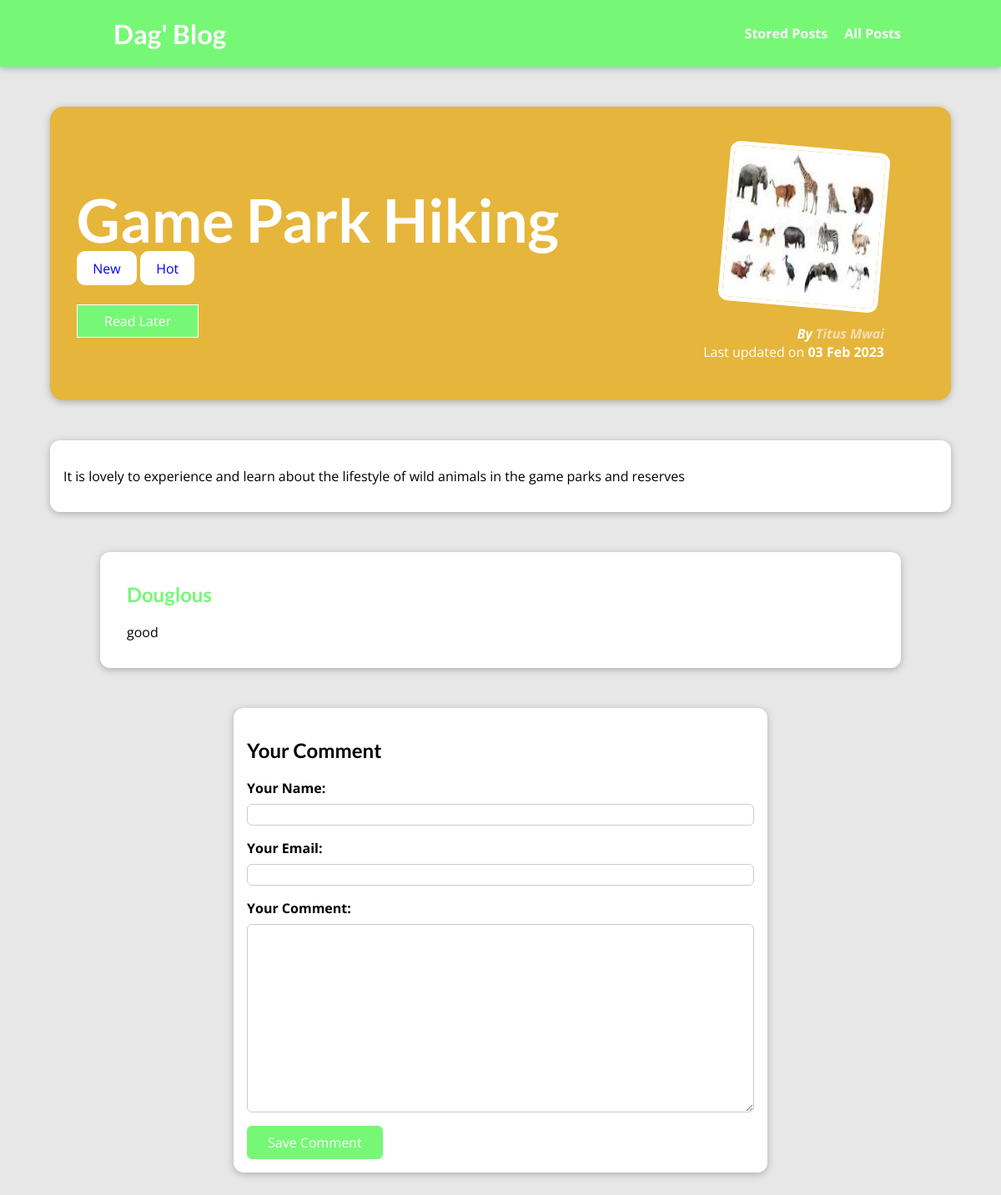
The page /posts/game-park-hiking on the database its author committed.
### blog/models.py (models this page shows, shortened)
class Post(models.Model):
    title = models.CharField(max_length=100)
    excerpt = models.CharField(max_length=200)
    image = models.ImageField(upload_to="posts", null=True)
    date = models.DateField(auto_now=True)
    slug = models.SlugField(unique=True, db_index=True)
    content = models.TextField(validators=[MinLengthValidator(10)])
    author = models.ForeignKey(
        Author, on_delete=models.SET_NULL, null=True, related_name="posts")
    tags = models.ManyToManyField(Tag)

class Tag(models.Model):
    caption = models.CharField(max_length=25)

class Author(models.Model):
    first_name = models.CharField(max_length=60)
    last_name = models.CharField(max_length=60)
    email_address = models.EmailField()
    def full_name(self):
        return f"{self.first_name} {self.last_name}"
    def __str__(self):
        return self.full_name()

class comment(models.Model):
    user_name = models.CharField(max_length=150)
    user_email = models.EmailField()
    text = models.TextField(max_length=450)
    post = models.ForeignKey(
        Post, on_delete=models.CASCADE, related_name="comments")

### blog/views.py (the view, shortened to what this page needs)
# urls.py: path("posts/<slug:slug>", views.singlepostview.as_view(), name="post-detail-page"),
class singlepostview(View):
    def is_stored_post(self, request, post_id):
        stored_posts = request.session.get("stored_posts")
        if stored_posts is not None:
            is_saved_for_later = post_id in stored_posts
        else:
            is_saved_for_later = False
        return is_saved_for_later
    def get(self, request, slug):
      post = Post.objects.get(slug=slug)
      context = {
          "post": post,
          "post_tags": post.tags.all(),
          "comment_form": commentform(),
          "comments": post.comments.all().order_by("-id"),
          "saved_for_later": self.is_stored_post(request, post.id)
      }
      return render(request, "blog/post-detail.html", context)

### blog/forms.py
class commentform(forms.ModelForm):
    class Meta:
        model = comment
        exclude = ["post"]
        labels = {
            "user_name": "Your Name",
            "user_email": "Your Email",
            "text": "Your Comment"
        }

### blog/templates/blog/post-detail.html (shortened to what this page needs)
{% extends "base.html" %}
{% load static %}
{% block css_files %}
    <link rel="stylesheet" href="{% static "blog/post-detail.css" %}" />
{% endblock %}
{% block content %}
    <section id="summary">
        <h2>{{post.title}}</h2>
        <div>
            {% for tag in post_tags %}
                <span class="tag">{{ tag.caption }}</span>
            {% endfor %}
        </div>
        <div id="read-later">
            <form action="{% url "read-later" %}" method="POST">
                <button>
                    {% if saved_for_later %}
                        Remove from "Read Later" List
                    {% else %}
                        Read Later
                    {% endif %}
                </button>
            </form>
        </div>
        <article>
            <img src="{{ post.image.url }}" alt="{{post.title}}" />
            <address>By <a href="mailto:{{ post.author.email_address }}">{{post.author}}</a></address>
            <div>Last updated on <time>{{post.date|date:"d M Y"}}</time></div>
        </article>
    </section>
    <main>
        {{post.content|linebreaks }}
    </main>
    <section id="comments">
        <ul>
            {% for comment in comments %}
                <li>
                    <h2>{{ comment.user_name }}</h2>
                    <p>{{ comment.text|linebreaks }}</p>
                </li>
            {% endfor %}
        </ul>
    </section>
    <section id="comment-form">
        <h2>Your Comment</h2>
        <form action="{% url "post-detail-page" post.slug %}" method="POST">
            {% for form_field in comment_form %}
                <div class="form-control {% if form_field.errors %}invalid{% endif %}">
                    {{ form_field.label_tag }}
                    {{ form_field }}
                </div>
            {% endfor %}
            <button>Save Comment</button>
        </form>
    </section>
{% endblock %}

### static/app.css (style rules this page uses)
* { box-sizing: border-box; }
html { font-family: "Open Sans", "Lato", sans-serif; }
body { margin: 0; }
h1, h2, h3 { font-family: "Lato", sans-serif; font-weight: bold; }

### blog/static/blog/post-detail.css (style rules this page uses)
body { background-color: #e7e7e7; }
#summary { margin: 8rem auto 3rem auto; padding: 2rem; width: 90%; max-width: 90rem; border-radius: 16px; background-color: #e6b53b; position: relative; box-shadow: 0 2px 8px rgba(0, 0, 0, 0.25); height: 22rem; }
#summary h2 { color: white; font-size: 4.5rem; margin-bottom: 0.3rem; }
#summary article { position: absolute; top: 2rem; right: 3rem; padding: 1rem 2rem; border-radius: 12px; text-align: right; color: white; }
#summary article img { width: 12rem; height: 12rem; border-radius: 12px; transform: rotateZ(5deg); border: 5px solid white; margin-bottom: 1rem; }
#summary address { font-weight: bold; }
#summary time { font-weight: bold; }
#read-later { margin: 2rem 0; }
#read-later button { background-color: #76f876; border: 1px solid white; padding: 0.5rem 2rem; font: inherit; color: white; cursor: pointer; }
#summary a { color: wheat; text-decoration: none; }
main { width: 90%; max-width: 90rem; margin: 3rem auto; background-color: white; padding: 1rem; border-radius: 12px; box-shadow: 0 2px 8px rgba(0, 0, 0, 0.25); }
.tag { background-color: white; color: blue; padding: 0.6rem 1.2rem; border-radius: 10px; }
#comment-form { margin: 3rem auto; width: 90%; max-width: 40rem; border-radius: 12px; background-color: white; box-shadow: 0 2px 8px rgba(0, 0, 0, 0.25); padding: 1rem; }
#comment-form button { font: inherit; background-color: #76f876; color: white; border: 1px solid #76f876; padding: 0.5rem 1.5rem; border-radius: 6px; cursor: pointer; }
.form-control { margin-bottom: 1rem; }
.form-control label { font-weight: bold; margin-bottom: 0.5rem; display: block; }
.form-control input, .form-control textarea { display: block; width: 100%; font: inherit; padding: 0.25; border-radius: 6px; border: 1px solid #ccc; }
#comments { margin: 3rem auto; width: 90%; max-width: 60rem; border-radius: 12px; background-color: white; box-shadow: 0 2px 8px rgba(0, 0, 0, 0.25); padding: 1rem 2rem; }
#comments ul { list-style: none; margin: 0; padding: 0; }
#comments li { margin-bottom: 1rem; border-bottom: 2px solid #ccc; }
#comments li:last-of-type { border-bottom: none; }
#comments h2 { color: #76f876; }

### rows shown on the page
Post: title "Game Park Hiking", image (picture), author "Titus Mwai", date "03 Feb 2023", content "It is lovely to experience and learn about the lifestyle of wild animals in the game parks and reserves"
Tag: caption "New"
Tag: caption "Hot"
comment: user_name "Douglous", text "good"
